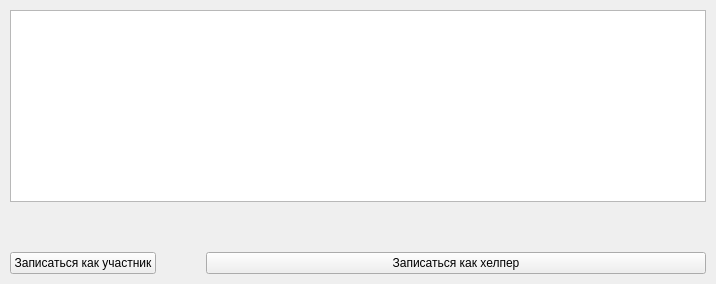
                     <widget class="QWidget" name="widgets">
                      <property name="styleSheet">
                       <string notr="true">b</string>
                      </property>
                      <layout class="QVBoxLayout" name="verticalLayout">
                       <property name="spacing">
                        <number>50</number>
                       </property>
                       <property name="leftMargin">
                        <number>10</number>
                       </property>
                       <property name="topMargin">
                        <number>10</number>
                       </property>
                       <property name="rightMargin">
                        <number>10</number>
                       </property>
                       <property name="bottomMargin">
                        <number>10</number>
                       </property>
                       <item>
                        <layout class="QHBoxLayout" name="horizontalLayout_6">
                         <property name="spacing">
                          <number>0</number>
                         </property>
                        </layout>
                       </item>
                       <item>
                        <widget class="QTableView" name="tableView">
                         <property name="editTriggers">
                          <set>QAbstractItemView::NoEditTriggers</set>
                         </property>
                         <property name="selectionBehavior">
                          <enum>QAbstractItemView::SelectRows</enum>
                         </property>
                         <property name="sortingEnabled">
                          <bool>true</bool>
                         </property>
                         <attribute name="verticalHeaderVisible">
                          <bool>false</bool>
                         </attribute>
                        </widget>
                       </item>
                       <item>
                        <layout class="QHBoxLayout" name="horizontalLayout_12">
                         <item>
                          <widget class="QPushButton" name="submit_mem">
                           <property name="text">
                            <string>Записаться как участник</string>
                           </property>
                          </widget>
                         </item>
                         <item>
                          <widget class="QPushButton" name="submit_help">
                           <property name="minimumSize">
                            <size>
                             <width>500</width>
                             <height>0</height>
                            </size>
                           </property>
                           <property name="maximumSize">
                            <size>
                             <width>600</width>
                             <height>16777215</height>
                            </size>
                           </property>
                           <property name="text">
                            <string>Записаться как хелпер</string>
                           </property>
                          </widget>
                         </item>
                        </layout>
                       </item>
                      </layout>
                     </widget>
